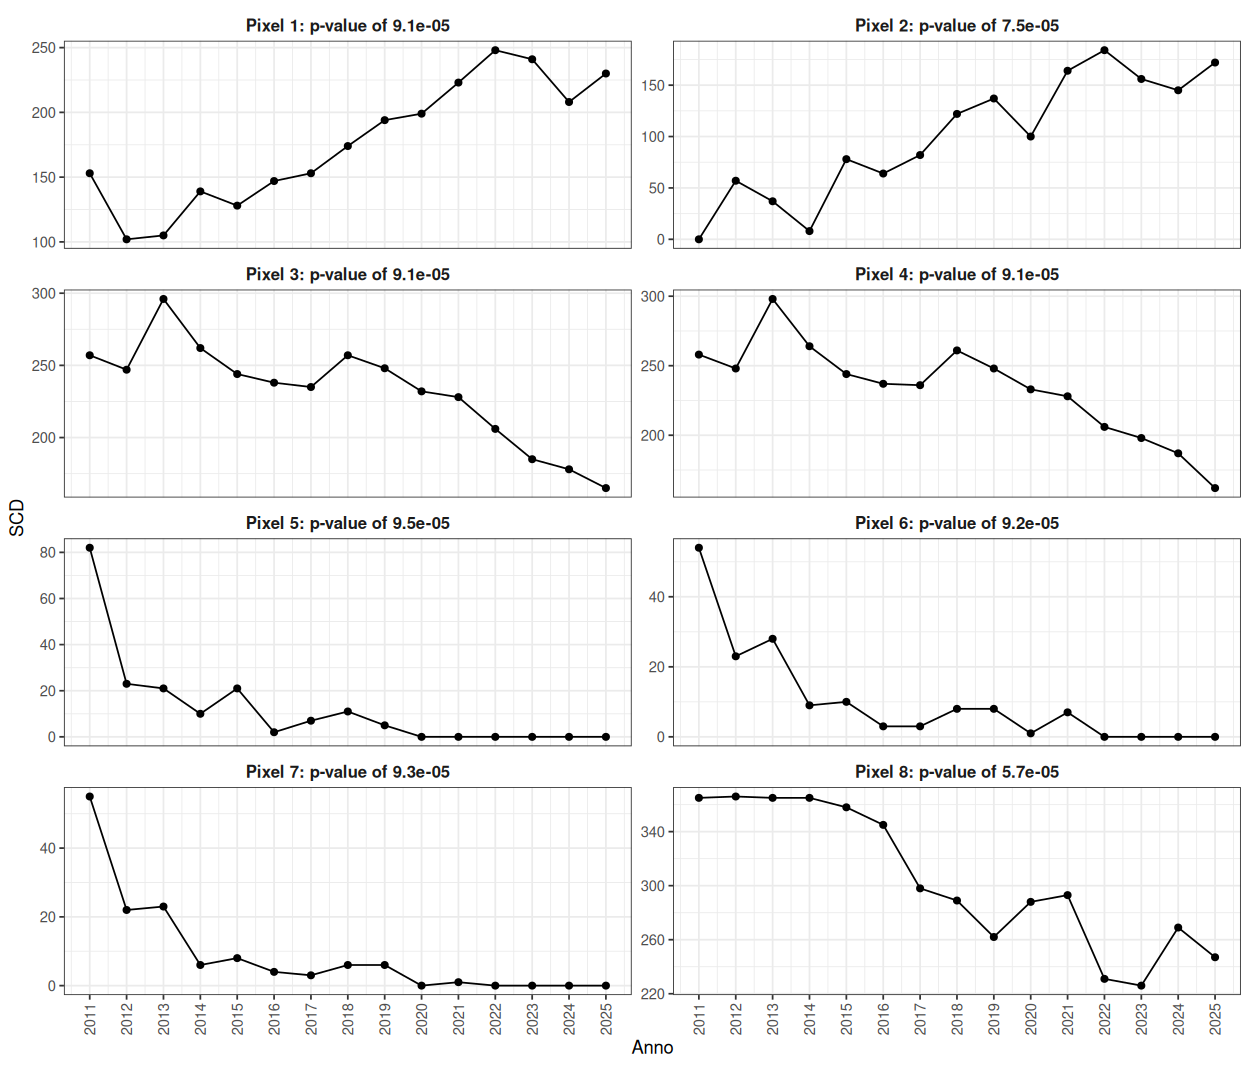

Here is the R script that generated this plot:
# The main goal of this script is to check trends of those pixels who have extremely
# low p-values (lower than 1e-4, those pixels should be 44). I would like to test
# all of them once again in order to check whether the p-value map construction was
# faulty or not. Then I would like to plot some of them in order to actually see if
# there is a significant trend or not.
rm(list = ls())
gc()

library(trend)
library(ncdf4)
library(ggplot2)

setwd("/home/filippo/Desktop/Codicini/Master_Thesis/SnowCover_studies/IT-Snow/SCD/SCD-from-RHO")
fname_scd <- "Datas/season_maps_SCD.nc"
fname_pval <-"Datas/pval_map.nc"



# Importing pval map and scd maps in order to find high confidence pixels 
nc <- nc_open(fname_scd)
scd <- ncvar_get(nc, names(nc$var)[1])
nc_close(nc)

nc <- nc_open(fname_pval)
pval <- ncvar_get(nc, names(nc$var)[1])
nc_close(nc)



# Finding significant pixels and running again the mk test. We should find the same
# p-values and to make sure I will plot both (the old one and the new one).
p_lim <- 1e-4
years <- 2011:2025
mask <- !is.na(pval) & pval < p_lim
inds <- which(mask, arr.ind = TRUE)

for (k in seq_len(nrow(inds))) {
  
  # Finding row and column indexes
  r <- inds[k, "row"]
  c <- inds[k, "col"]
  
  # Finding old p-value from pval map
  p_old <- pval[r, c]
  
  # Running again mk test on pixel annual SCD values (which we can find in SCD
  # array, which is a stack of 15 layers, one for each year of IT-SNOW reanalysis)
  appo <- scd[r, c, ]
  p_new <- mk.test(appo)$p.value
  
  print(paste0("Pixels ", sprintf("%02d", k), ": ", round(p_old, 6), "     ", round(p_new, 6)))
}



# Randomly selecting 8 pixels to be plotted so that we can actually see what's going on
v <- sample(1:44, size = 8)
v <- sort(v)

ind <- 1
appo <- array(0, dim = c(8, dim(scd)[[3]]))
for(i in v){
  
  # Getting pixel coordinates
  r <- inds[i, "row"]
  c <- inds[i, "col"]
  
  # Selecting time series
  appo[ind, ] <- scd[r, c, ]
  ind <- ind + 1
}



# Plotting procedure
df <- data.frame(
  pixel = rep(seq_len(nrow(appo)), each = length(years)),
  year  = rep(years, times = nrow(appo)),
  scd   = as.vector(t(appo))
)

pvals <- sapply(seq_len(nrow(appo)), function(j) mk.test(appo[j, ])$p.value)
df$facet_lab <- factor(
  df$pixel,
  levels = seq_len(nrow(appo)),
  labels = paste0("Pixel ", seq_len(nrow(appo)), ": p-value of ", format(pvals, scientific = TRUE, digits = 2))
)

ggplot(df, aes(x = year, y = scd)) +
  geom_line() +
  geom_point(size = 1.6) +
  facet_wrap(~ facet_lab, ncol = 2, scales = "free_y") +
  scale_x_continuous(breaks = years) +
  labs(x = "Anno", y = "SCD") +
  theme_bw() +
  theme(
    axis.text.x = element_text(angle = 90, vjust = 0.5, hjust = 1),
    strip.background = element_blank(),
    strip.text = element_text(size = 10, face = "bold")
  )
